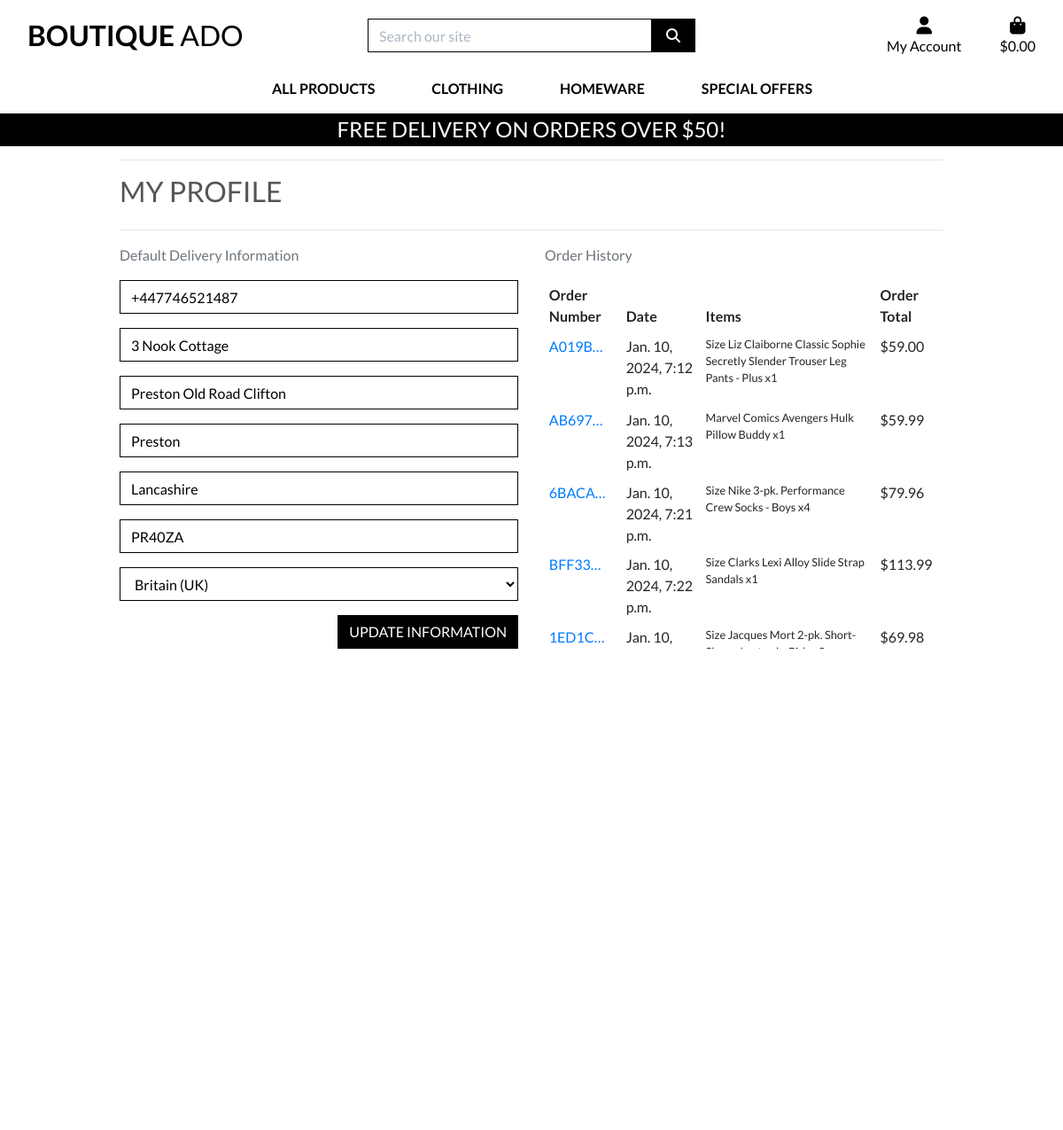
/profile/ (signed in), run on the app's committed database.
### profiles/models.py (models this page shows, shortened)
class UserProfile(models.Model):
    user = models.OneToOneField(User, on_delete=models.CASCADE)
    default_phone_number = models.CharField(max_length=20, null=True, blank=True)
    default_street_address1 = models.CharField(max_length=80, null=True, blank=True)
    default_street_address2 = models.CharField(max_length=80, null=True, blank=True)
    default_town_or_city = models.CharField(max_length=40, null=True, blank=True)
    default_county = models.CharField(max_length=80, null=True, blank=True)
    default_postcode = models.CharField(max_length=20, null=True, blank=True)
    default_country = CountryField(blank_label='Country', null=True, blank=True)

### checkout/models.py (models this page shows, shortened)
class Order(models.Model):
    order_number = models.CharField(max_length=32, null=False, editable=False)
    user_profile = models.ForeignKey(UserProfile, on_delete=models.SET_NULL,
                                     null=True, blank=True, related_name='orders')
    full_name = models.CharField(max_length=50, null=False, blank=False)
    email = models.EmailField(max_length=254, null=False, blank=False)
    phone_number = models.CharField(max_length=20, null=False, blank=False)
    country = CountryField(blank_label='Country *', null=False, blank=False)
    postcode = models.CharField(max_length=20, null=True, blank=True)
    town_or_city = models.CharField(max_length=40, null=False, blank=False)
    street_address1 = models.CharField(max_length=80, null=False, blank=False)
    street_address2 = models.CharField(max_length=80, null=True, blank=True)
    county = models.CharField(max_length=80, null=True, blank=True)
    date = models.DateTimeField(auto_now_add=True)
    delivery_cost = models.DecimalField(max_digits=6, decimal_places=2, null=False, default=0)
    order_total = models.DecimalField(max_digits=10, decimal_places=2, null=False, default=0)
    grand_total = models.DecimalField(max_digits=10, decimal_places=2, null=False, default=0)
    original_bag = models.TextField(null=False, blank=False, default='')
    stripe_pid = models.CharField(max_length=254, null=False, blank=False, default='')

class OrderLineItem(models.Model):
    order = models.ForeignKey(Order, null=False, blank=False, on_delete=models.CASCADE, related_name='lineitems')
    product = models.ForeignKey(Product, null=False, blank=False, on_delete=models.CASCADE)
    product_size = models.CharField(max_length=2, null=True, blank=True) # XS, S, M, L, XL
    quantity = models.IntegerField(null=False, blank=False, default=0)
    lineitem_total = models.DecimalField(max_digits=6, decimal_places=2, null=False, blank=False, editable=False)

### products/models.py (models this page shows, shortened)
class Product(models.Model):
    category = models.ForeignKey('Category', null=True, blank=True, on_delete=models.SET_NULL)
    sku = models.CharField(max_length=254, null=True, blank=True)
    name = models.CharField(max_length=254)
    description = models.TextField()
    has_sizes = models.BooleanField(default=False, null=True, blank=True)
    price = models.DecimalField(max_digits=6, decimal_places=2)
    rating = models.DecimalField(max_digits=6, decimal_places=2, null=True, blank=True)
    image_url = models.URLField(max_length=1024, null=True, blank=True)
    image = models.ImageField(null=True, blank=True)

### profiles/views.py (the view)
# urls.py: path('profile/', include('profiles.urls')),
@login_required
def profile(request):
    profile = get_object_or_404(UserProfile, user=request.user)
    if request.method == 'POST':
        form = UserProfileForm(request.POST, instance=profile)
        if form.is_valid():
            form.save()
            messages.success(request, 'Profile updated successfully')
        else:
            messages.error(request, 'Update failed. Please ensure the form is valid.')
    else:
        form = UserProfileForm(instance=profile)
    orders = profile.orders.all()
    template = 'profiles/profile.html'
    context = {
        'form': form,
        'orders': orders,
        'on_profile_page': True
    }
    return render(request, template, context)

### profiles/forms.py
class UserProfileForm(forms.ModelForm):
    class Meta:
        model = UserProfile
        exclude = ('user',)
    def __init__(self, *args, **kwargs):
        super().__init__(*args, **kwargs)
        placeholders = {
            'default_phone_number': 'Phone Number',
            'default_postcode': 'Postal Code',
            'default_town_or_city': 'Town or City',
            'default_street_address1': 'Street Address 1',
            'default_street_address2': 'Street Address 2',
            'default_county': 'County, State or Locality',
        }
        self.fields['default_phone_number'].widget.attrs['autofocus'] = True
        for field in self.fields:
            if field != 'default_country':
                if self.fields[field].required:
                    placeholder = f'{placeholders[field]} *'
                else:
                    placeholder = placeholders[field]
                self.fields[field].widget.attrs['placeholder'] = placeholder
            self.fields[field].widget.attrs['class'] = 'border-black rounded-0 profile-form-input'
            self.fields[field].label = False

### bag/contexts.py (called while the page is built, shortened)
def bag_contents(request):
    bag_items = []
    total = 0
    product_count = 0
    bag = request.session.get('bag', {})
    if total < settings.FREE_DELIVERY_THRESHOLD:
        delivery = total * Decimal(settings.STANDARD_DELIVERY_PERCENTAGE / 100)
        free_delivery_delta = settings.FREE_DELIVERY_THRESHOLD - total
    else:
        delivery = 0
        free_delivery_delta = 0
    grand_total = delivery + total
    context = {
        'bag_items': bag_items,
        'total': total,
        'product_count': product_count,
        'delivery': delivery,
        'free_delivery_delta': free_delivery_delta,
        'free_delivery_threshold': settings.FREE_DELIVERY_THRESHOLD,
        'grand_total': grand_total,
    }
    return context

### profiles/templates/profiles/profile.html (shortened to what this page needs)
{% extends "base.html" %}
{% load static %}
{% block extra_css %}
    <link rel="stylesheet" href="{% static 'profiles/css/profile.css' %}">
{% endblock %}
{% block page_header %}
    <div class="container header-container">
    </div>
{% endblock %}
{% block content %}
    <div class="overlay"></div>
    <div class="container">
        <div class="row">
            <div class="col">
                <hr>
                <h2 class="logo-font mb-4">My Profile</h2>
                <hr>
            </div>
        </div>
        <div class="row">
            <div class="col-12 col-lg-6">
                <p class="text-muted">Default Delivery Information</p>
                <form class="mt-3" action="{% url 'profile' %}" method="POST" id="profile-update-form">
                    {{ form|crispy }}
                    <button class="btn btn-black rounded-0 text-uppercase float-right">Update Information</button>
                </form>
            </div>
            <div class="col-12 col-lg-6">
                <p class="text-muted">Order History</p>
                <div class="order-history table-responsive">
                    <table class="table table-sm table-borderless">
                        <thead>
                            <tr>
                                <th>Order Number</th>
                                <th>Date</th>
                                <th>Items</th>
                                <th>Order Total</th>
                            </tr>
                        </thead>
                        <tbody>
                            {% for order in orders %}
                                <tr>
                                    <td>
                                        <a href="{% url 'order_history' order.order_number %}"
                                        title="{{ order.order_number }}">
                                            {{ order.order_number|truncatechars:6 }}
                                        </a>
                                    </td>
                                    <td>{{ order.date }}</td>
                                    <td>
                                        <ul class="list-unstyled">
                                            {% for item in order.lineitems.all %}
                                                <li class="small">
                                                    {% if item.product.has_sizes %}
                                                        Size {{ item.product.size|upper }}
                                                    {% endif %}{{ item.product.name }} x{{ item.quantity }}
                                                </li>
                                            {% endfor %}
                                        </ul>
                                    </td>
                                    <td>${{ order.grand_total }}</td>
                                </tr>
                            {% endfor %}
                        </tbody>
                    </table>
                </div>
            </div>
        </div>
{% endblock %}

### static/css/base.css (style rules this page uses)
html { height: 100%; }
body { background: url('/media/homepage_background_cropped.jpg') no-repeat center center fixed; background-size: cover; height: calc(100vh - 164px); color: #555; font-family: 'Lato'; }
.logo-font { text-transform: uppercase; }
.btn-black { background: black; color: white; }
.border-black { border: 1px solid black !important; }
.overlay { height: 100%; width: 100%; top: 0; left: 0; position: fixed; background: white; z-index: -1; }
@media (min-width: 1200px) { .container { max-width: 80%; } }
@media (min-width: 992px) { .header-container { padding-top: 164px; } }

### profiles/static/profiles/css/profile.css (style rules this page uses)
.order-history { max-height: 416px; overflow-y: auto; }
#profile-update-form .form-control { color: #000; }
#profile-update-form input::placeholder { color: #aab7c4; }
#id_default_country, #id_default_country option:not(:first-child) { color: #000; }

### data on the page
UserProfile: default_phone_number "+447746521487", default_street_address1 "3 Nook Cottage", default_street_address2 "Preston Old Road Clifton", default_town_or_city "Preston", default_county "Lancashire", default_postcode "PR40ZA", default_country "Britain (UK)"
Order: order_number "A019B…", date "Jan. 10, 2024, 7:12 p.m.", grand_total "59.00"
OrderLineItem: product.name "Liz Claiborne Classic Sophie Secretly Slender Trouser Leg Pants - Plus", quantity "1"
Order: order_number "AB697…", date "Jan. 10, 2024, 7:13 p.m.", grand_total "59.99"
OrderLineItem: product.name "Marvel Comics Avengers Hulk Pillow Buddy", quantity "1"
Order: order_number "6BACA…", date "Jan. 10, 2024, 7:21 p.m.", grand_total "79.96"
OrderLineItem: product.name "Nike 3-pk. Performance Crew Socks - Boys", quantity "4"
Order: order_number "BFF33…", date "Jan. 10, 2024, 7:22 p.m.", grand_total "113.99"
OrderLineItem: product.name "Clarks Lexi Alloy Slide Strap Sandals", quantity "1"
Order: order_number "1ED1C…", date "Jan. 10,…", grand_total "69.98"
OrderLineItem: product.name "Jacques Mort 2-pk.…"

### other printed values
{{ free_delivery_threshold }} "50"
